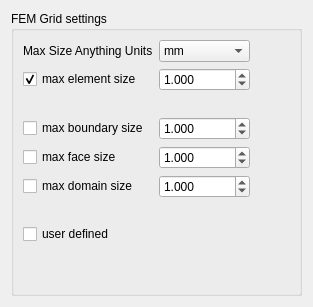
               <widget class="QWidget" name="gridTab_gridSettings_emerge">
                <attribute name="title">
                 <string>FEM grid</string>
                </attribute>
                <layout class="QVBoxLayout" name="verticalLayout_40">
                 <item>
                  <widget class="QGroupBox" name="groupBox_9">
                   <property name="title">
                    <string>FEM Grid settings</string>
                   </property>
                   <layout class="QGridLayout" name="gridLayout_23">
                    <item row="2" column="0">
                     <spacer name="verticalSpacer_39">
                      <property name="orientation">
                       <enum>Qt::Orientation::Vertical</enum>
                      </property>
                      <property name="sizeType">
                       <enum>QSizePolicy::Policy::Preferred</enum>
                      </property>
                      <property name="sizeHint" stdset="0">
                       <size>
                        <width>20</width>
                        <height>20</height>
                       </size>
                      </property>
                     </spacer>
                    </item>
                    <item row="0" column="2">
                     <spacer name="horizontalSpacer_51">
                      <property name="orientation">
                       <enum>Qt::Orientation::Horizontal</enum>
                      </property>
                      <property name="sizeHint" stdset="0">
                       <size>
                        <width>40</width>
                        <height>20</height>
                       </size>
                      </property>
                     </spacer>
                    </item>
                    <item row="8" column="0">
                     <spacer name="verticalSpacer_33">
                      <property name="orientation">
                       <enum>Qt::Orientation::Vertical</enum>
                      </property>
                      <property name="sizeHint" stdset="0">
                       <size>
                        <width>20</width>
                        <height>40</height>
                       </size>
                      </property>
                     </spacer>
                    </item>
                    <item row="4" column="1">
                     <widget class="QDoubleSpinBox" name="femGridMaxFaceSizeValue">
                      <property name="decimals">
                       <number>3</number>
                      </property>
                      <property name="maximum">
                       <double>10000000.000000000000000</double>
                      </property>
                      <property name="singleStep">
                       <double>0.100000000000000</double>
                      </property>
                      <property name="value">
                       <double>1.000000000000000</double>
                      </property>
                     </widget>
                    </item>
                    <item row="5" column="0">
                     <widget class="QCheckBox" name="femGridMaxDomainSizeCheckbox">
                      <property name="text">
                       <string>max domain size</string>
                      </property>
                      <property name="checkable">
                       <bool>true</bool>
                      </property>
                      <property name="checked">
                       <bool>false</bool>
                      </property>
                     </widget>
                    </item>
                    <item row="3" column="0">
                     <widget class="QCheckBox" name="femGridMaxBoundarySizeCheckbox">
                      <property name="text">
                       <string>max boundary size</string>
                      </property>
                      <property name="checkable">
                       <bool>true</bool>
                      </property>
                      <property name="checked">
                       <bool>false</bool>
                      </property>
                     </widget>
                    </item>
                    <item row="1" column="0">
                     <widget class="QCheckBox" name="femGridMaxElementSizeCheckbox">
                      <property name="text">
                       <string>max element size</string>
                      </property>
                      <property name="checkable">
                       <bool>true</bool>
                      </property>
                      <property name="checked">
                       <bool>true</bool>
                      </property>
                     </widget>
                    </item>
                    <item row="7" column="0">
                     <widget class="QCheckBox" name="femGridUserDefinedCheckbox">
                      <property name="text">
                       <string>user defined</string>
                      </property>
                      <property name="checkable">
                       <bool>true</bool>
                      </property>
                      <property name="checked">
                       <bool>false</bool>
                      </property>
                     </widget>
                    </item>
                    <item row="3" column="1">
                     <widget class="QDoubleSpinBox" name="femGridMaxBoundarySizeValue">
                      <property name="decimals">
                       <number>3</number>
                      </property>
                      <property name="maximum">
                       <double>10000000.000000000000000</double>
                      </property>
                      <property name="singleStep">
                       <double>0.100000000000000</double>
                      </property>
                      <property name="value">
                       <double>1.000000000000000</double>
                      </property>
                     </widget>
                    </item>
                    <item row="0" column="1">
                     <widget class="QComboBox" name="femGridMaxSizeUnits">
                      <property name="currentIndex">
                       <number>2</number>
                      </property>
                      <item>
                       <property name="text">
                        <string>m</string>
                       </property>
                      </item>
                      <item>
                       <property name="text">
                        <string>cm</string>
                       </property>
                      </item>
                      <item>
                       <property name="text">
                        <string>mm</string>
                       </property>
                      </item>
                      <item>
                       <property name="text">
                        <string>um</string>
                       </property>
                      </item>
                      <item>
                       <property name="text">
                        <string>nm</string>
                       </property>
                      </item>
                      <item>
                       <property name="text">
                        <string>pm</string>
                       </property>
                      </item>
                     </widget>
                    </item>
                    <item row="0" column="0">
                     <widget class="QLabel" name="label_125">
                      <property name="text">
                       <string>Max Size Anything Units</string>
                      </property>
                     </widget>
                    </item>
                    <item row="5" column="1">
                     <widget class="QDoubleSpinBox" name="femGridMaxDomainSizeValue">
                      <property name="decimals">
                       <number>3</number>
                      </property>
                      <property name="maximum">
                       <double>10000000.000000000000000</double>
                      </property>
                      <property name="singleStep">
                       <double>0.100000000000000</double>
                      </property>
                      <property name="value">
                       <double>1.000000000000000</double>
                      </property>
                     </widget>
                    </item>
                    <item row="4" column="0">
                     <widget class="QCheckBox" name="femGridMaxFaceSizeCheckbox">
                      <property name="text">
                       <string>max face size</string>
                      </property>
                      <property name="checkable">
                       <bool>true</bool>
                      </property>
                      <property name="checked">
                       <bool>false</bool>
                      </property>
                     </widget>
                    </item>
                    <item row="1" column="1">
                     <widget class="QDoubleSpinBox" name="femGridMaxElementSizeValue">
                      <property name="decimals">
                       <number>3</number>
                      </property>
                      <property name="maximum">
                       <double>10000000.000000000000000</double>
                      </property>
                      <property name="singleStep">
                       <double>0.100000000000000</double>
                      </property>
                      <property name="value">
                       <double>1.000000000000000</double>
                      </property>
                     </widget>
                    </item>
                    <item row="6" column="0">
                     <spacer name="verticalSpacer_40">
                      <property name="orientation">
                       <enum>Qt::Orientation::Vertical</enum>
                      </property>
                      <property name="sizeType">
                       <enum>QSizePolicy::Policy::Preferred</enum>
                      </property>
                      <property name="sizeHint" stdset="0">
                       <size>
                        <width>20</width>
                        <height>20</height>
                       </size>
                      </property>
                     </spacer>
                    </item>
                   </layout>
                  </widget>
                 </item>
                </layout>
               </widget>
